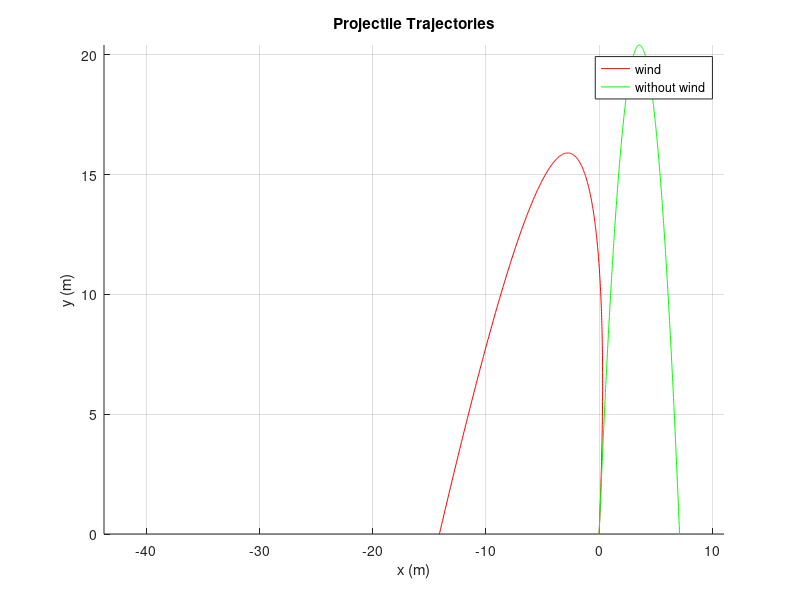
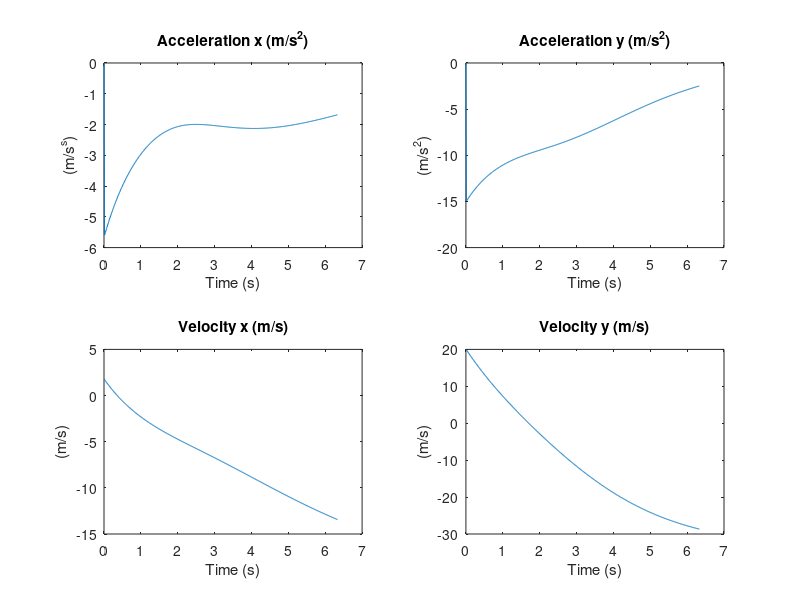

Reproduce these figures in MATLAB, in order.
clear all;

%%%%% Konstanter %%%%%

g = 9.82;                % Tyngdacceleration g [m/s^2]
m = 0.145;               % Massa m [kg]
r = 0.0366;              % Radie r [m]
% theta = 7*pi/36;       % Vinkel theta [radianer]

angle = 85;              % angle in degrees
theta = angle*pi/180;    % convert to radians

%%%%% Konstanter luftmotstand %%%%%

A = r.^2*pi;             % Arean A [m^2]
C = 0.5;
p = 1.2;                 % Densiteten p []
D = (p*C*A)/2;

% Konstanter
v0 = 20;
x(1) = 0;
y(1) = 0;
x_u(1) = 0;
y_u(1) = 0;


t0 = 0;             % starttid
tf = 6.333 ;        % sluttid
deltaT = 0.01;      % tidssteg
t=t0:deltaT:tf ;    % tidsvektorn

len=length(t);
v=zeros(1, len);
%skapar samma vektorer f?r de ?vriga
ax=zeros(1, len);ay=zeros(1, len);
vx=zeros(1, len);vy=zeros(1, len);
x=zeros(1, len); y=zeros(1, len);

ax_u= zeros(1, len);ay_u= zeros(1, len);
vx_u=zeros(1, len);vy_u=zeros(1, len);
x_u=zeros(1, len); y_u=zeros(1, len);

v(1) = v0*sin(theta);          %

% Start hastigheten
vx(1) = v0*cos(theta);  vy(1) = v0*sin(theta);
vx_u(1) = v0*cos(theta);vy_u(1) = v0*sin(theta);
 

U = 20;
Uang = 0;



%%

for n = 2:len
  
    
    vf2 = (vx(n-1) + U*cos(Uang))^2 + (vy(n-1) + U*sin(Uang))^2;
        
    vf_ang = atan((vy(n-1) + U*sin(Uang))/(vx(n-1) + U*cos(Uang)));
        
    % Berknar aktuella acceleratioen
    ax(n) = -(D/m)*vf2*cos(vf_ang);
    ay(n) = -g -(D/m)*vf2*sin(vf_ang);
    %else
    %ax(n) = -(D/m)*sqrt(vx(n-1).^2 + vy(n-1).^2)*vx(n-1);
    %ay(n) = -g -(D/m)*sqrt(vx(n-1).^2 + vy(n-1).^2)*vy(n-1);
     
    %end
    % Utan luftmotstand
    ax_u(n) = 0;
    ay_u(n) = -g ;
    
    % Berknar hastigheten
    vx(n) = vx(n-1) + ax(n-1)*deltaT;
    vy(n) = vy(n-1) + ay(n-1)*deltaT;
    % Motsvande utan luftmotstand
    vx_u(n) = vx_u(n-1) + ax_u(n-1)*deltaT;
    vy_u(n) = vy_u(n-1) + ay_u(n-1)*deltaT;
    
    % Berknar den nya positionen 
    x(n) = x(n-1) + vx(n-1)*deltaT + 0.5*ax(n-1)*deltaT^2;
    y(n) = y(n-1) + vy(n-1)*deltaT + 0.5*ay(n-1)*deltaT^2;  
    % ...utan luftmotstand
    x_u(n) = x_u(n-1) + vx_u(n-1)*deltaT + 0.5*ax_u(n-1)*deltaT^2;
    y_u(n) = y_u(n-1) + vy_u(n-1)*deltaT + 0.5*ay_u(n-1)*deltaT^2;
    
    % steglngden
    %t = t + deltaT;
    
    % Avslutar loppen nr y-v�rdet blir vldigt nra noll 
    if abs(y_u(n)) <= 0.005
        break
    end
    
end

%figure;
hold on;
grid on;
plot(x, y,'r' ,x_u, y_u, 'g');
axis tight;
ylim([0, inf]) % Axelgrans i y-led
legend('wind', 'without wind')
xlabel('x (m)');
ylabel('y (m)');
title('Projectile Trajectories');


%while abs(y_u(n)) <= 0.005
%    clf;
    %drawnow;
    %circles(5,10,3)
    %circles(x_u(1:len), y_u(1:len), 1);   
%end

%%
figure;
%title('Acceleration and velocity with drag');
subplot(2,2,1);
plot(t, ax)
xlabel('Time (s)');
ylabel('(m/s^s)');
title('Acceleration x (m/s^2)');

subplot(2,2,2);
plot(t, ay)
xlabel('Time (s)');
ylabel('(m/s^2)');
title('Acceleration y (m/s^2)');

subplot(2,2,3);
plot(t, vx)
xlabel('Time (s)');
ylabel('(m/s)');
title('Velocity x (m/s)');

subplot(2,2,4);
plot(t, vy)
xlabel('Time (s)');
ylabel('(m/s)');
title('Velocity y (m/s)');





